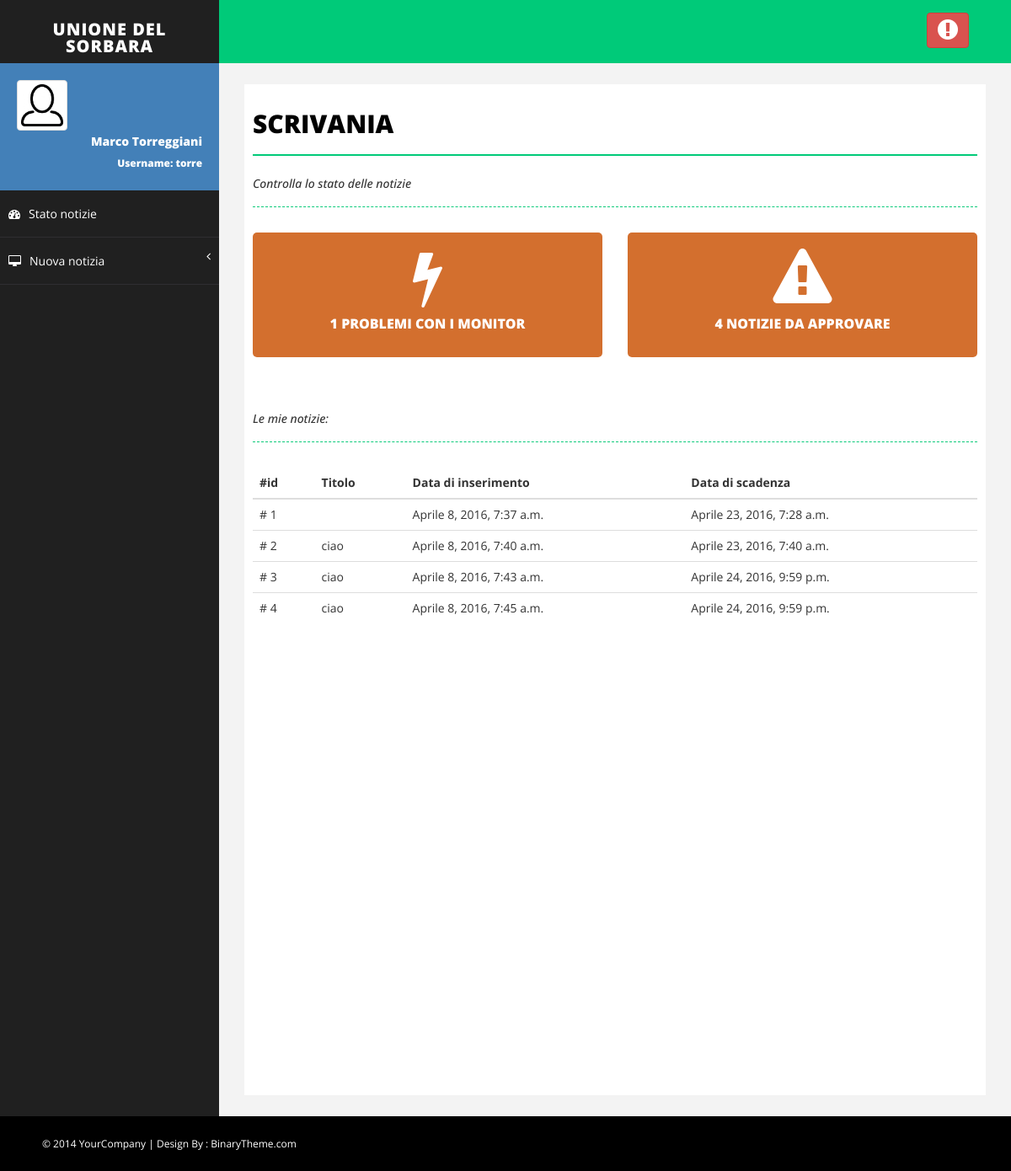
The app's page / (signed in), older data.
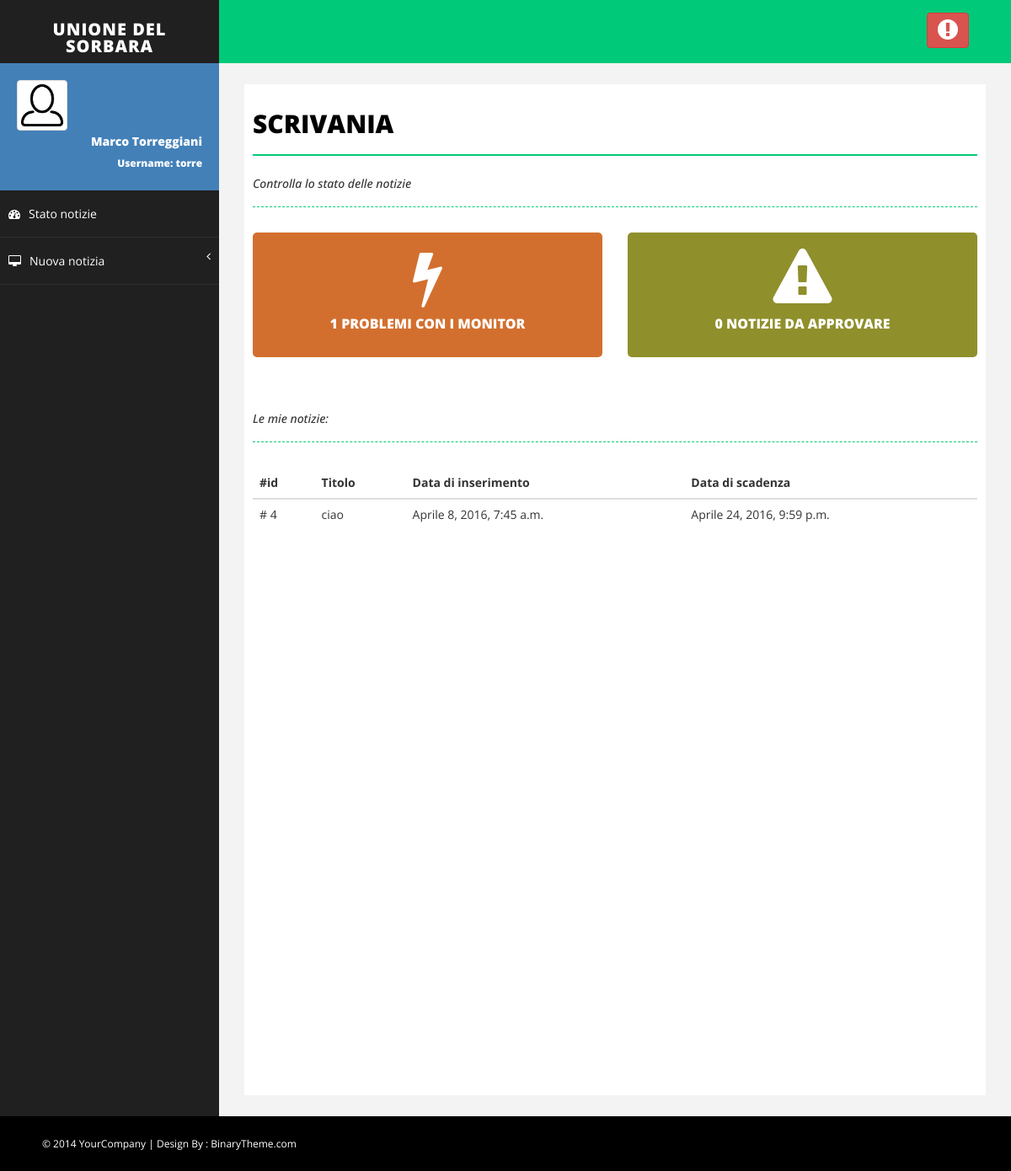
The same page, newer data.
### Monitor/models.py (models this page shows, shortened)
class MyUser(AbstractUser):
    foto_profilo = models.ImageField(upload_to=get_nome_immagine_utente, default=settings.NO_PROFILO)

class Notizia(models.Model):
    titolo = models.CharField(max_length=30)
    descrizione = models.CharField(max_length=400)
    immagine = models.ImageField(upload_to=get_nome_immagine_notizia, default=None, null=True, blank=True)
    approvata = models.BooleanField(default=False)
    inserzionista = models.ForeignKey(MyUser)
    data_inserimento = models.DateTimeField(default=timezone.now)
    data_scadenza = models.DateTimeField(default=timezone.now()+datetime.timedelta(days=15))

### Monitor/views.py (the view)
# urls.py: url(r'^$', views.myindex, name='index'),
@login_required(login_url='/login')
def myindex(request, ok=None, errore=None):
    monitor = Monitor.objects.all()
    nmonitor = 0
    for x in monitor:
        if not x.funziona():
            nmonitor += 1
    notizie = Notizia.objects.all()
    nnotizie = 0
    for notizia in notizie:
        if not notizia.approvata:
            nnotizie += 1
    notizie = Notizia.objects.filter(inserzionista=request.user)
    return render(request, 'Monitor/index.html', {'monitor_in_errore': nmonitor,
                                                  'notizie_non_approvate': nnotizie,
                                                  'notizie':notizie,
                                                  'ok': ok,
                                                  'errore': errore})

### Monitor/models.py (called while the page is built)
    def funziona(self):
        try:
            funziona = MonitorUltimaConnessione.objects.filter(id=self.id).last().funziona()
        except AttributeError:
            return False
        return funziona

### Monitor/templates/Monitor/index.html (shortened to what this page needs)
{% extends 'Monitor/base.html' %}
{% block body %}
             <div id="page-inner">
                <div class="row">
                    <div class="col-md-12">
                        <h1 class="page-head-line">Scrivania</h1>
                        <h1 class="page-subhead-line">Controlla lo stato delle notizie </h1>
                    </div>
                </div>
                <div class="row">
                    <div class="col-md-6">
                        {% if monitor_in_errore == 0 %}
                            <div class="main-box mb-dull">
                        {% else %}
                            <div class="main-box mb-red">
                        {% endif %}
                                <a href="{% url 'Monitor:stato_monitor' %}">
                                    <i class="fa fa-bolt fa-5x"></i>
                                    <h5>
                                        {{ monitor_in_errore }} Problemi con i Monitor
                                    </h5>
                                </a>
                            </div>
                    </div>
                    <div class="col-md-6">
                        {% if notizie_non_approvate == 0 %}
                            <div class="main-box mb-dull">
                        {% else %}
                            <div class="main-box mb-red">
                        {% endif %}
                                <a href="{% url 'Monitor:notizie_da_approvare' %}">
                                    <i class="fa fa-warning fa-5x"></i>
                                    <h5>
                                        {{ notizie_non_approvate }} Notizie da approvare
                                    </h5>
                                </a>
                            </div>
                    </div>
                </div>
                <div class="row">
                    <div class="col-md-12">
                        <h1 class="page-subhead-line">Le mie notizie:</h1>
                    </div>
                </div>
                {% if notizie|length == 0 %}
            <div class="panel">
                <div class="alert alert-warning" role="alert">
                    Non risulta nessuna tua notizia attiva. Se non vedi alcune notizie è possibile che esse siano già scadute.
                </div>
            </div>
        {% else %}
            <div class="table-responsive">
                <table class="table table-hover">
                    <thead>
                        <tr>
                            <th>#id</th>
                            <th>Titolo</th>
                            <th>Data di inserimento</th>
                            <th>Data di scadenza</th>
                        </tr>
                    </thead>
                    <tbody>
                        {% for notizia in notizie %}
                            <tr onclick = "location.href='{% url 'Monitor:approva_notizia' notizia.id %}'">
                                <td># {{ notizia.id }}</td>
                                <td>{{ notizia.titolo }}</td>
                                <td>{{ notizia.data_inserimento }}</td>
                                <td>{{ notizia.data_scadenza }}</td>
                            </tr>
                        {% endfor %}
                    </tbody>
                </table>
            </div>
        {% endif %}
             </div>
{% endblock %}

### Monitor/templates/Monitor/base.html (shortened to what this page needs)
<!DOCTYPE html>
<html xmlns="http://www.w3.org/1999/xhtml">
<head>
    {% load staticfiles %}
    <link href="{% static 'Monitor/css/bootstrap.css' %}" rel="stylesheet" />
    <link href="{% static 'Monitor/css/font-awesome.css' %}" rel="stylesheet" />
    <link href="{% static 'Monitor/css/basic.css' %}" rel="stylesheet" />
    <link href="{% static 'Monitor/css/custom.css' %}" rel="stylesheet" />
</head>
<body>
    <div id="wrapper">
        <nav class="navbar navbar-default navbar-cls-top " role="navigation" style="margin-bottom: 0">
            <div class="navbar-header">
                <a class="navbar-brand" href="{% url 'Monitor:index' %}">Unione del Sorbara</a>
            </div>
            <div class="header-right">
				<a href="{% url 'Monitor:logout' %}" class="btn btn-danger" title="Logout">
                    <i class="fa fa-exclamation-circle fa-2x"></i>
                </a>
            </div>
        </nav>
        <nav class="navbar-default navbar-side" role="navigation">
            <div class="sidebar-collapse">
                <ul class="nav" id="main-menu">
                    <li>
                        <div class="user-img-div">
                            <img src="{{ request.user.foto_profilo.url }}" class="img-thumbnail" />
                            <div class="inner-text">
                                {{ request.user.first_name }} {{ request.user.last_name }}
                            <br />
                                <small>Username: {{ request.user.username }} </small>
                            </div>
                        </div>
                    </li>
                    <li>
                        <a  href="{% url 'Monitor:index' %}"><i class="fa fa-dashboard "></i>Stato notizie</a>
                    </li>
                    <li>
                         <a href="#"><i class="fa fa-desktop "></i>Nuova notizia<span class="fa arrow"></span></a>
                    </li>
                </ul>
            </div>
        </nav>
        <div id="page-wrapper">
            {% block body %}
            {% endblock %}
        </div>
    </div>
    <div id="footer-sec">
        &copy; 2014 YourCompany | Design By : <a href="http://www.binarytheme.com/" target="_blank">BinaryTheme.com</a>
    </div>
</body>
</html>

### Monitor/static/Monitor/css/basic.css (style rules this page uses)
body { font-family: 'Open Sans', sans-serif; line-height:25px; }
#wrapper { width: 100%; background: #202020; }
#page-wrapper { padding: 15px 15px; min-height: 600px; background: #F3F3F3; }
#page-inner { width: 100%; margin: 10px 20px 10px 0px; background-color: #fff!important; padding: 10px; min-height: 1200px; }
.page-head-line { font-size: 30px; text-transform: uppercase; color: #000; font-weight: 800; padding-bottom: 20px; border-bottom: 2px solid #00CA79; margin-bottom: 10px; }
.page-subhead-line { font-size: 14px; padding-top: 5px; padding-bottom: 20px; font-style:italic; margin-bottom:30px; border-bottom:1px dashed #00CA79; }
.navbar-cls-top .navbar-brand { color: #fff; background: #202020; width: 260px; text-align: center; height: 75px; font-size: 20px; letter-spacing: 1px; font-weight: 900; padding-top: 25px; text-transform:uppercase; }
.header-right { color: #fff; padding: 15px 50px 5px 50px; float: right; font-size: 16px; }
.user-img-div { min-height: 140px; padding: 20px; background-color: #4380B8; }
.user-img-div img { max-height: 60px; }
.user-img-div .inner-text { text-align: right; position: relative; color: #fff; font-weight: 800; line-height: 25px; }
.arrow { float: right; }
.fa.arrow:before { content: "\f104"; }
.sidebar-collapse, .sidebar-collapse .nav { background: none; }
.sidebar-collapse .nav { padding: 0; }
.sidebar-collapse .nav > li > a { color: #fff; background: #202020; text-shadow: none; padding: 15px 40px; border-bottom: 1px solid #2F2E31; }
.sidebar-collapse > .nav > li > a { padding: 15px 10px; }
.navbar-side { border: none; background-color: #202020; }
.navbar-cls-top { background: #00CA79; border-bottom: none; }
.navbar-default { border: 0px solid black; }
.navbar-header { background: #000000; }
.nav > li > a > i { margin-right: 10px; }
#footer-sec { background-color:#000; padding:20px 50px; color:#fff; font-size:12px; }
#footer-sec a { color:#fff; }
@media (min-width:768px) { #page-wrapper { margin: 0 0 0 260px; padding: 15px 30px; min-height: 1200px; } }
@media (min-width:768px) { .navbar-side { z-index: 1; position: absolute; width: 260px; } }
@media (min-width:768px) { .navbar { border-radius: 0px; } }

### Monitor/static/Monitor/css/custom.css (style rules this page uses)
.main-box a,.main-box a:hover { color:#fff; text-decoration:none; }
.mb-dull { background-color:#8F8F2C; }
.mb-red { background-color:#d36f2e; }
.main-box h5 { font-size:16px; font-weight:800; text-transform:uppercase; }

Row changes from the older to the newer data that the page shows:
removed Notizia: id "1", data_inserimento "Aprile 8, 2016, 7:37 a.m.", data_scadenza "Aprile 23, 2016, 7:28 a.m."
removed Notizia: id "2", titolo "ciao", data_inserimento "Aprile 8, 2016, 7:40 a.m.", data_scadenza "Aprile 23, 2016, 7:40 a.m."
removed Notizia: id "3", titolo "ciao", data_inserimento "Aprile 8, 2016, 7:43 a.m.", data_scadenza "Aprile 24, 2016, 9:59 p.m."
Text that changed along with them:
{{ notizie_non_approvate }}: "4" → "0"
